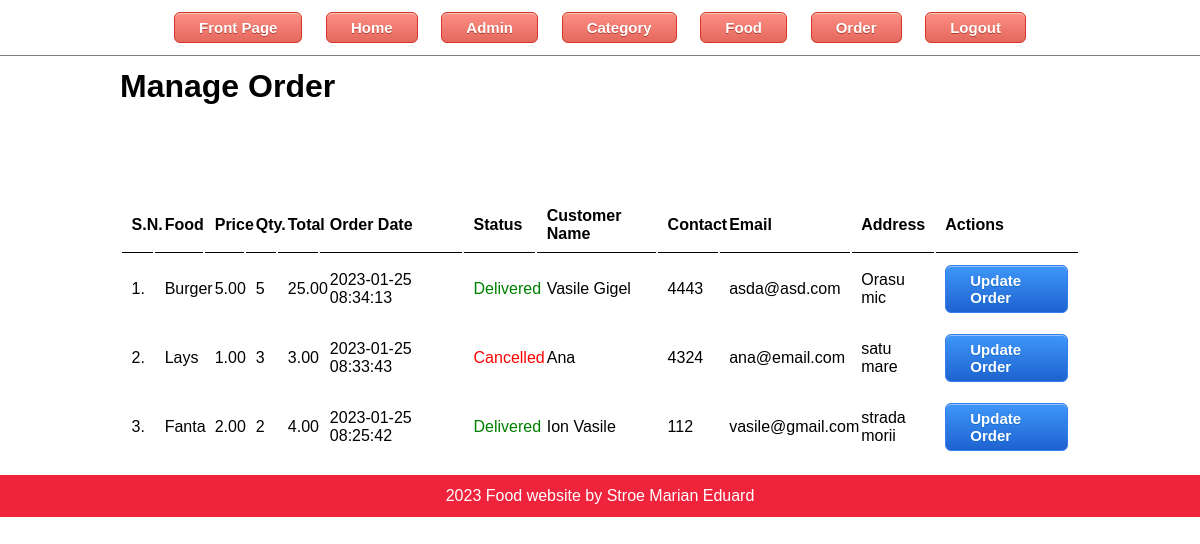
The app's page /admin/manage.order.php (signed in) with its own data.
### tables this page shows
CREATE TABLE `tbl_order` (
  `ID` int(10) UNSIGNED NOT NULL,
  `food` varchar(150) NOT NULL,
  `price` decimal(10,2) NOT NULL,
  `qty` int(10) NOT NULL,
  `total` decimal(10,2) NOT NULL,
  `order_date` datetime NOT NULL,
  `status` varchar(50) NOT NULL,
  `customer_name` varchar(150) NOT NULL,
  `customer_contact` varchar(150) NOT NULL,
  `customer_email` varchar(150) NOT NULL,
  `customer_address` varchar(255) NOT NULL
);

### admin/manage.order.php (the view, shortened to what this page needs)
<?php include('bits/menu.php')?>
<div class="main-content">
    <div class="wrapper">
        <h1>Manage Order</h1>
                <br /><br /><br />
                <br><br>
                <table class="table-full">
                    <tr>
                        <th>S.N.</th>
                        <th>Food</th>
                        <th>Price</th>
                        <th>Qty.</th>
                        <th>Total</th>
                        <th>Order Date</th>
                        <th>Status</th>
                        <th>Customer Name</th>
                        <th>Contact</th>
                        <th>Email</th>
                        <th>Address</th>
                        <th>Actions</th>
                    </tr>
                    <?php
                        $sql = "SELECT * FROM tbl_order ORDER BY id DESC";
                        $res = mysqli_query($conn, $sql);
                        $count = mysqli_num_rows($res);
                        $sn = 1;
                        if($count>0)
                        {
                            while($row=mysqli_fetch_assoc($res))
                            {
                                $id = $row['ID'];
                                $food = $row['food'];
                                $price = $row['price'];
                                $qty = $row['qty'];
                                $total = $row['total'];
                                $order_date = $row['order_date'];
                                $status = $row['status'];
                                $customer_name = $row['customer_name'];
                                $customer_contact = $row['customer_contact'];
                                $customer_email = $row['customer_email'];
                                $customer_address = $row['customer_address'];
                                ?>
                                    <tr>
                                        <td><?php echo $sn++; ?>. </td>
                                        <td><?php echo $food; ?></td>
                                        <td><?php echo $price; ?></td>
                                        <td><?php echo $qty; ?></td>
                                        <td><?php echo $total; ?></td>
                                        <td><?php echo $order_date; ?></td>
                                        <td>
                                            <?php
                                                if($status=="Ordered")
                                                {
                                                    echo "<label>$status</label>";
                                                }
                                                elseif($status=="On Delivery")
                                                {
                                                    echo "<label style='color: orange;'>$status</label>";
                                                }
                                                elseif($status=="Delivered")
                                                {
                                                    echo "<label style='color: green;'>$status</label>";
                                                }
                                                elseif($status=="Cancelled")
                                                {
                                                    echo "<label style='color: red;'>$status</label>";
                                                }
                                            ?>
                                        </td>
                                        <td><?php echo $customer_name; ?></td>
                                        <td><?php echo $customer_contact; ?></td>
                                        <td><?php echo $customer_email; ?></td>
                                        <td><?php echo $customer_address; ?></td>
                                        <td>
                                            <a href="<?php echo SITEURL; ?>admin/update_order.php?id=<?php echo $id; ?>" class="addbutton">Update Order</a>
                                        </td>
                                    </tr>
                                <?php
                            }
                        }
                        else
                        {
                            echo "<tr><td colspan='12' class='error'>Orders not Available</td></tr>";
                        }
                    ?>
                </table>
    </div>
</div>
<?php include('bits/footer.php')?>

### css/admin.css (style rules this page uses)
* { margin:0; padding: 0; font-family: Arial, Helvetica, sans-serif; }
.wrapper { padding: 1%; width:80%; margin: 0 auto; }
.table-full { width: 100%; }
table tr th { border-bottom: 1px solid black; padding: 1%; text-align: left; }
table tr td { padding: 1%; }
.addbutton { box-shadow:inset 0px 1px 0px 0px #97c4fe; background:linear-gradient(to bottom, #3d94f6 5%, #1e62d0 100%); background-color:#3d94f6; border-radius:6px; border:1px solid #337fed; display:inline-block; cursor:pointer; color:#ffffff; font-family:Arial; font-size:15px; font-weight:bold; padding:6px 24px; text-decoration:none; text-shadow:0px 1px 0px #1570cd; }

### records on screen
tbl_order: food "Burger", price "5.00", qty "5", total "25.00", order_date "2023-01-25 08:34:13", status "Delivered", customer_name "Vasile Gigel", customer_contact "4443", customer_email "asda@asd.com", customer_address "Orasu mic"
tbl_order: food "Lays", price "1.00", qty "3", total "3.00", order_date "2023-01-25 08:33:43", status "Cancelled", customer_name "Ana", customer_contact "4324", customer_email "ana@email.com", customer_address "satu mare"
tbl_order: food "Fanta", price "2.00", qty "2", total "4.00", order_date "2023-01-25 08:25:42", status "Delivered", customer_name "Ion Vasile", customer_contact "112", customer_email "vasile@gmail.com", customer_address "strada morii"
